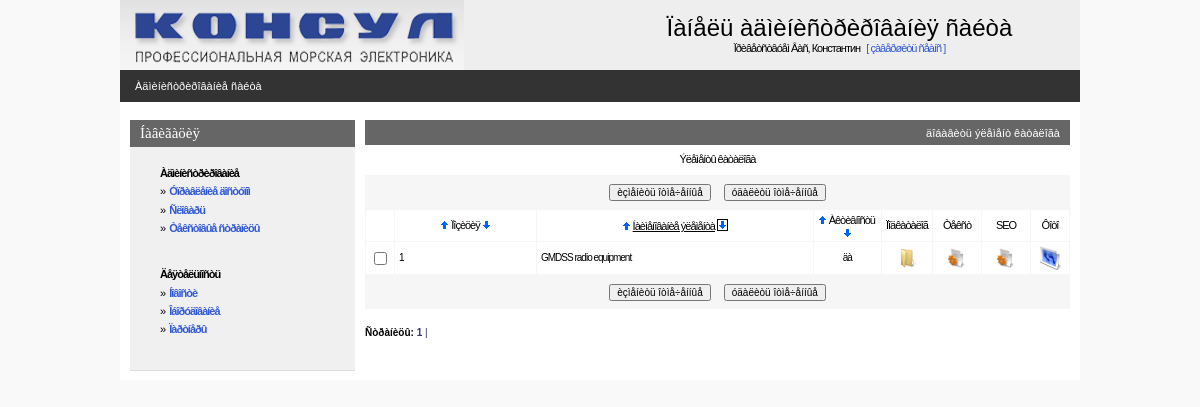
Page /admin/catalogpage.php (signed in) on the earlier database version.
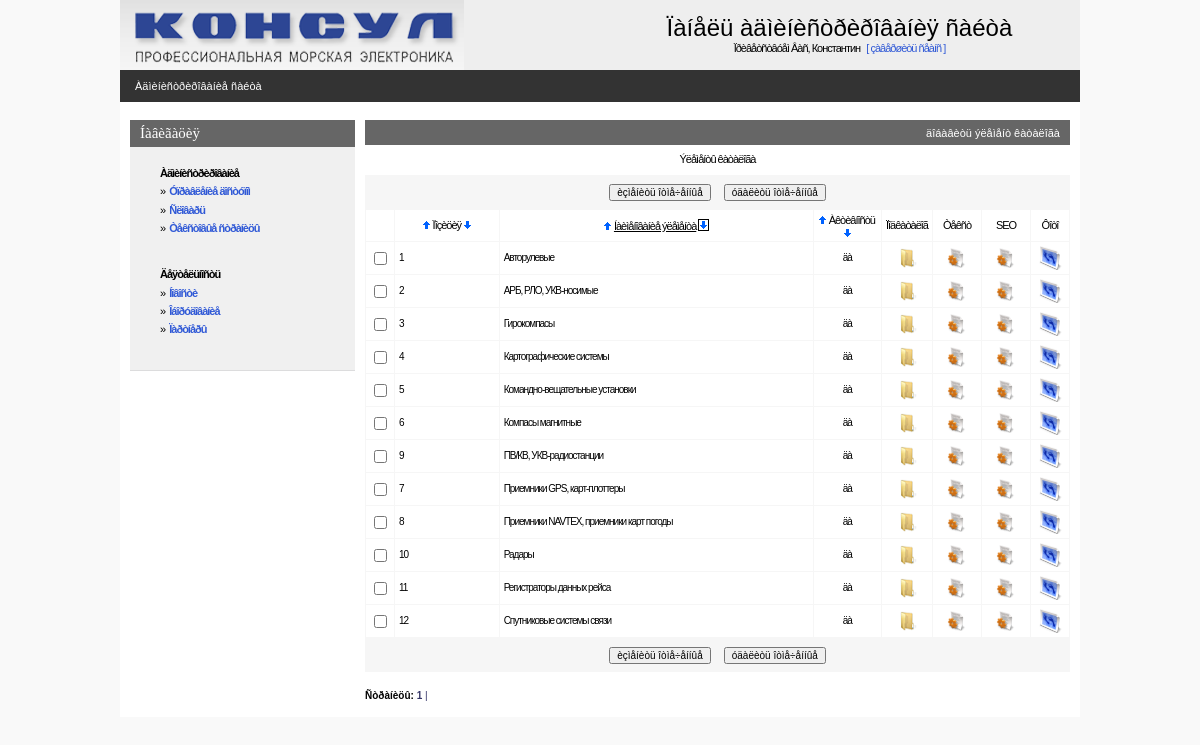
Same page on the later database version.
### tables this page shows
CREATE TABLE IF NOT EXISTS `consul_equip` (
  `equip_code` int(11) NOT NULL AUTO_INCREMENT,
  `equip_icon` varchar(256) DEFAULT NULL,
  `equip_pos` int(11) NOT NULL,
  `page_code` int(11) NOT NULL,
  `equip_url` varchar(250) DEFAULT NULL,
  `equip_parent` int(11) NOT NULL,
  PRIMARY KEY (`equip_code`)
);

CREATE TABLE IF NOT EXISTS `consul_page` (
  `page_code` int(11) NOT NULL AUTO_INCREMENT,
  `page_name` varchar(255) NOT NULL,
  `page_active` tinyint(1) NOT NULL DEFAULT '0',
  `page_url` varchar(255) DEFAULT NULL,
  `page_type` varchar(10) NOT NULL DEFAULT 'static',
  PRIMARY KEY (`page_code`)
);

### admin/inc/const.php (called while the page is built, shortened)
<?php
    $PREFFIX="consul";
?>

### admin/inc/connect.php (called while the page is built, shortened)
<?php
    $PHP_SELF=$_SERVER['PHP_SELF'];
?>

### admin/catalogpage.php (the view, shortened to what the changed rows need)
<?php
include("inc/settings.php");
$per_page=30;
if (!isset($equip_parent)) $equip_parent=0;
if (!isset($curr_page)) $curr_page=0;
if(!($sortby)) $sortby='page_name'; else {$sortby=explode(" ",$sortby);$sortby=$sortby[0];}
if(!isset($sortdir)) {$sortdir="1";$realsortdir="ASC"; }
else
{
 if($sortdir==0) {$realsortdir="DESC";} else {$sortdir=1;$realsortdir="ASC";}
}
$mainquery="SELECT
				{$PREFFIX}_equip.equip_code,
				{$PREFFIX}_equip.equip_pos,
				{$PREFFIX}_equip.equip_url,
				{$PREFFIX}_page.page_code,
				{$PREFFIX}_page.page_name,
				{$PREFFIX}_page.page_active
			FROM
			{$PREFFIX}_equip
			INNER JOIN {$PREFFIX}_page ON {$PREFFIX}_equip.page_code = {$PREFFIX}_page.page_code
			WHERE {$PREFFIX}_equip.equip_parent=$equip_parent
			order by $sortby $realsortdir";
?>
<? include ("inc/head.php"); ?>
<BODY>
<center>
<div class=mainbody>
<? include("inc/top.php");?>
    <td><?=SortTitle("Ïîçèöèÿ","equip_pos",$sortby,$sortdir);?></td>
<?php
$res=mysql_query ($mainquery) or die ("Íå ìîãó âûáðàòü ýëåìåíòû êàòàëîãà. Îøèáêà â çàïðîñå. <BR>".$mainquery);
$num_rows=mysql_num_rows($res);
  if($num_rows)
  {
      $page_quant=ceil($num_rows / $per_page);
      $start_pos=$curr_page*$per_page;
      if ($start_pos+$per_page<$num_rows) $end_pos=$start_pos+$per_page;
         else $end_pos=$num_rows;
      for ($x=$start_pos; $x<$end_pos; $x++)
      {
         list($equip_code,$equip_pos,$equip_url,$page_code, $page_name, $page_active)=mysql_fetch_array($res);
         $checkname=$page_code;
         if($page_active) {$page_active="äà";$bg="#FFFFFF";} else {$page_active="íåò";$bg="#EEEEEE";}
         echo"<tr class=edittabletext height=24 bgcolor=$bg>";
         echo"<TD width=20 align=center ><input type='checkbox' name=\"C#$checkname\" id=\"C#$checkname\"></TD>";
         echo"<TD align=left class=smalltext ondblclick='change_line(\"$checkname\",\"F#$checkname#equip_pos#string\");' id=\"F#$checkname#equip_pos#string\">".Show($equip_pos)."</TD>\n";
         echo"<TD align=left class=smalltext ondblclick='change_line(\"$checkname\",\"F#$checkname#page_name#string\");' id=\"F#$checkname#page_name#string\">".Show($page_name)."</TD>\n";
         echo"<TD class=smalltext align=center  ondblclick='change_yes_no(\"$checkname\",\"F#$checkname#page_active#int\");' id=\"F#$checkname#page_active#int\">".Show($page_active)."</TD>\n";
         if (!$equip_parent)
         echo"<td align=center ><a href='javascript:GotoSub($equip_code)'><img height='20' width='20' src='graph/subitem.gif' border=0 title='Ïîäêàòàëîã'></a></td>";
         echo"<td align=center ><a href='editstatic.php?page_code=$page_code&page_name=$page_name'><img height='20' width='20' src='graph/edit.gif' border=0 title='Òåêñò ñòðàíèöû'></a></td>";
         echo"<td align=center ><a href='editseo.php?page_code=$page_code&page_name=$page_name'><img height='20' width='20' src='graph/edit.gif' border=0 title='SEO'></a></td>";
         echo"<td><center><a href=\"picture.php?back=statlist&icon=250&page_code=$page_code\"><img height='24' width='24' src='graph/photo.gif' border=0 alt='Ôîòîãàëåðåÿ ' title='Ôîòîãàëåðåÿ'></a></td>";
         echo"</TR>\n";
    }
  }
?>
</center>
<br>
<?php
echo"<div align=left class=smalltext><b>Ñòðàíèöû:</b>  ";
for ($i=1;$i<$page_quant+1;$i++)
 {
   $y=$i-1;
   if ($curr_page==$y) {$t1="<b>";$t2="</b>";} else {$t1="";$t2="";}
   echo"<a class=blue href=$PHP_SELF?curr_page=$y&sortby=$sortby&sortdir=$sortdir>$t1 $i $t2|</a>&nbsp";
 }
echo"</div>";
?>
</BODY>
</HTML>

Differences in the rows shown:
removed consul_equip: equip_pos "1", consul_page.page_name "GMDSS radio equipment", consul_page.page_active "äà"
added consul_equip: equip_pos "1", consul_page.page_name "Авторулевые", consul_page.page_active "äà"
added consul_equip: equip_pos "2", consul_page.page_name "АРБ, РЛО, УКВ-носимые", consul_page.page_active "äà"
now on this page (row edited): consul_equip: equip_pos "3", consul_page.page_name "Гирокомпасы", consul_page.page_active "äà"
now on this page (row edited): consul_equip: equip_pos "4", consul_page.page_name "Картографические системы", consul_page.page_active "äà"
added consul_equip: equip_pos "5", consul_page.page_name "Командно-вещательные установки", consul_page.page_active "äà"
added consul_equip: equip_pos "6", consul_page.page_name "Компасы магнитные", consul_page.page_active "äà"
added consul_equip: equip_pos "9", consul_page.page_name "ПВ/КВ, УКВ-радиостанции", consul_page.page_active "äà"
added consul_equip: equip_pos "7", consul_page.page_name "Приемники GPS, карт-плоттеры", consul_page.page_active "äà"
added consul_equip: equip_pos "8", consul_page.page_name "Приемники NAVTEX, приемники карт погоды", consul_page.page_active "äà"
added consul_equip: equip_pos "10", consul_page.page_name "Радары", consul_page.page_active "äà"
added consul_equip: equip_pos "11", consul_page.page_name "Регистраторы данных рейса", consul_page.page_active "äà"
added consul_equip: equip_pos "12", consul_page.page_name "Спутниковые системы связи", consul_page.page_active "äà"
